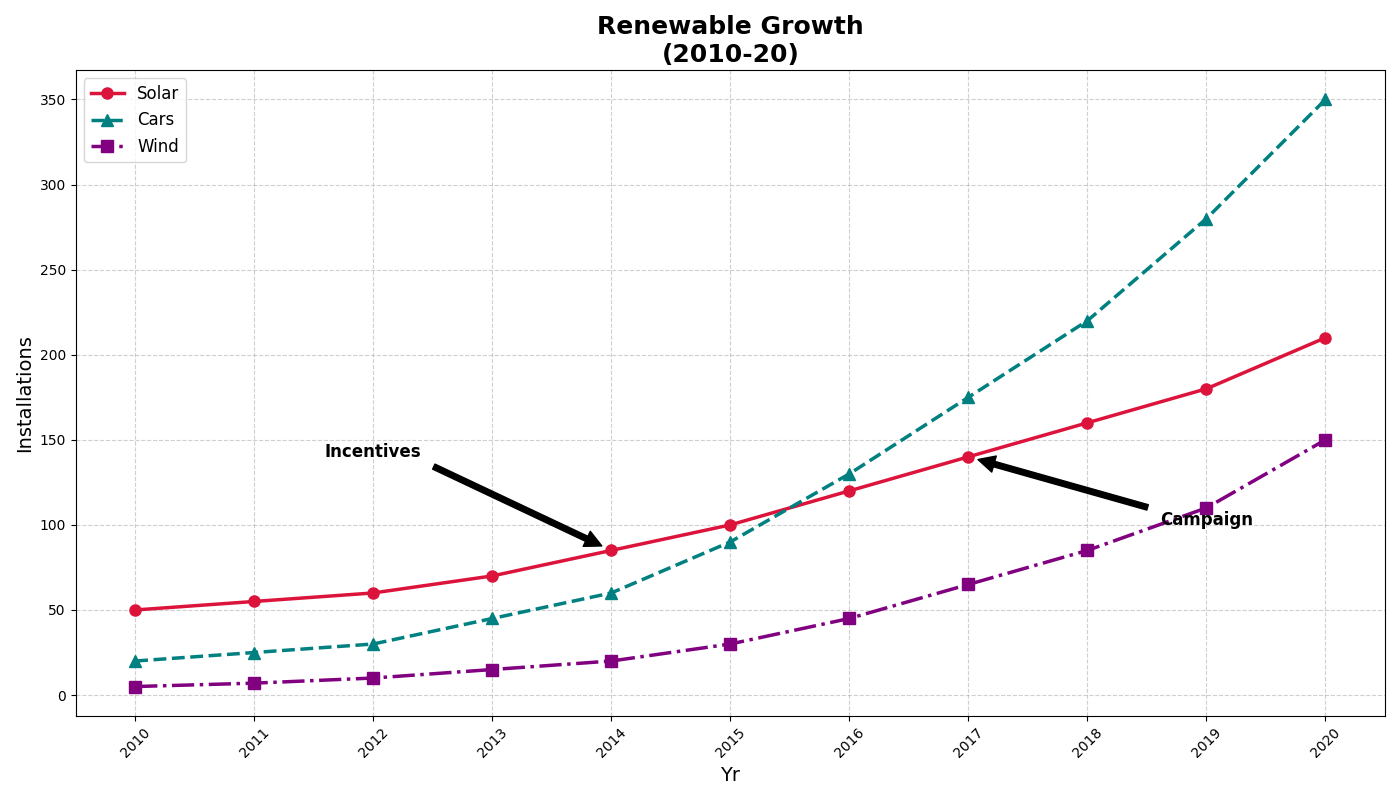

Generate this figure with Python:
import matplotlib.pyplot as plt
import numpy as np

years = np.arange(2010, 2021)

solar_panels = [50, 55, 60, 70, 85, 100, 120, 140, 160, 180, 210]
electric_cars = [20, 25, 30, 45, 60, 90, 130, 175, 220, 280, 350]
wind_turbines = [5, 7, 10, 15, 20, 30, 45, 65, 85, 110, 150]

fig, ax = plt.subplots(figsize=(14, 8))

ax.plot(years, solar_panels, marker='o', linestyle='-', color='crimson', linewidth=2.5, markersize=8, label='Solar')
ax.plot(years, electric_cars, marker='^', linestyle='--', color='teal', linewidth=2.5, markersize=8, label='Cars')
ax.plot(years, wind_turbines, marker='s', linestyle='-.', color='purple', linewidth=2.5, markersize=8, label='Wind')

ax.grid(True, linestyle='--', alpha=0.6)
ax.set_title('Renewable Growth\n(2010-20)', fontsize=18, fontweight='bold')
ax.set_xlabel('Yr', fontsize=14)
ax.set_ylabel('Installations', fontsize=14)
ax.legend(loc='upper left', fontsize=12)

ax.annotate('Incentives', xy=(2014, 85), xytext=(2012, 140),
            arrowprops=dict(facecolor='black', shrink=0.05),
            fontsize=12, ha='center', fontweight='bold')
ax.annotate('Campaign', xy=(2017, 140), xytext=(2019, 100),
            arrowprops=dict(facecolor='black', shrink=0.05),
            fontsize=12, ha='center', fontweight='bold')

plt.xticks(years, rotation=45)
plt.tight_layout()
plt.show()
